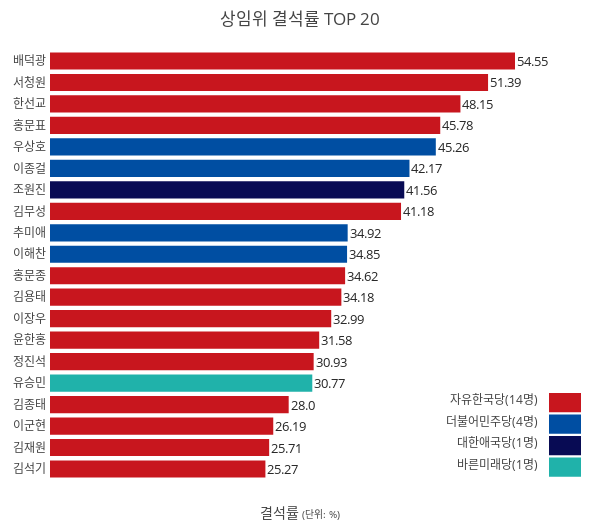

The cell this chart's notebook holds for it:
### Markdown cell above
### 결석률 TOP 20

### Code cell
chart_abs_20 = view_sort_by_abs_rate.head(20); chart_abs_20
chart_abs_20 = chart_abs_20.sort_values('결석률', ascending=True); chart_abs_20
chart_abs_20 = chart_abs_20[['의원', '결석률', '출석률', '정당', '선수', '특이사항']]; chart_abs_20
chart_abs_20['결석률'] = round(chart_abs_20['결석률'], 2); chart_abs_20
chart_abs_20['출석률'] = round(chart_abs_20['출석률'], 2); chart_abs_20
chart_abs_20 = chart_abs_20.fillna(''); chart_abs_20
chart_abs_20 = chart_abs_20.rename(columns={'선수': '당선횟수'}); chart_abs_20

hover0 = '당선횟수: ' + chart_abs_20['당선횟수'].astype(str)
hover1 = '출석률: ' + chart_abs_20['출석률'].astype(str)
hover2 = '특이사항: ' + chart_abs_20['특이사항'].astype(str)
hovertext = get_hovertext_list(chart_abs_20['정당'], hover0, hover1, hover2)

party_color = get_party_color_dict(chart_abs_20['정당'])
trace = dict(
    type='bar',
    x=chart_abs_20['결석률'],
    y=chart_abs_20['의원'],
    orientation='h',
    marker=party_color,
    hoverinfo='text',
    hovertext=hovertext,
)
annotations = [make_annotation(x, y) for x, y in zip(chart_abs_20['결석률'], chart_abs_20['의원'])]
legend_text = get_legend_text_party(chart_abs_20['정당'], y_start=0.162, x=0.98)
annotations.extend(legend_text)
shapes = get_legend_rect_party(chart_abs_20['정당'], rect_width=0.06, y_start=0.2, x0=1)
layout = dict(
    title='상임위 결석률 TOP 20',
    height=530,
    width=600,
    margin=dict(
        pad=2.5,
        t=50,r=50,b=50,l=50,
    ),
    annotations=annotations,
    shapes=shapes,
    xaxis=dict(
        title='결석률<span style="font-size:0.7em"> (단위: %)</span>',
        showticklabels=False,
        zeroline=False,
        fixedrange=True,
        showgrid=False,
    ),
    yaxis=dict(
        fixedrange=True,
    ),
)
data = [trace]
fig_1_abs_rate = dict(data=data, layout=layout)
off.iplot(fig_1_abs_rate)

### Figure 1 — Plotly figure (JSON) as saved in the notebook; plotly's stock layout.template omitted (floating-point values rounded to 4 significant figures)
{"data": [{"hoverinfo": "text", "hovertext": ["자유한국당<br>당선횟수: 1<br>출석률: 68.13<br>특이사항: ", "자유한국당<br>당선횟수: 2<br>출석률: 68.57<br>특이사항: ", "자유한국당<br>당선횟수: 4<br>출석률: 72.62<br>특이사항: ", "자유한국당<br>당선횟수: 2<br>출석률: 72.0<br>특이사항: 상실, 선거법위반, 당시 새누리당", "바른미래당<br>당선횟수: 4<br>출석률: 69.23<br>특이사항: ", "자유한국당<br>당선횟수: 4<br>출석률: 69.07<br>특이사항: ", "자유한국당<br>당선횟수: 1<br>출석률: 68.42<br>특이사항: ", "자유한국당<br>당선횟수: 2<br>출석률: 67.01<br>특이사항: ", "자유한국당<br>당선횟수: 3<br>출석률: 64.56<br>특이사항: ", "자유한국당<br>당선횟수: 4<br>출석률: 61.54<br>특이사항: ", "더불어민주당<br>당선횟수: 7<br>출석률: 65.15<br>특이사항: ", "더불어민주당<br>당선횟수: 5<br>출석률: 25.4<br>특이사항: ", "자유한국당<br>당선횟수: 6<br>출석률: 58.82<br>특이사항: ", "대한애국당<br>당선횟수: 3<br>출석률: 57.14<br>특이사항: ", "더불어민주당<br>당선횟수: 5<br>출석률: 56.63<br>특이사항: ", "더불어민주당<br>당선횟수: 3<br>출석률: 53.68<br>특이사항: ", "자유한국당<br>당선횟수: 3<br>출석률: 54.22<br>특이사항: ", "자유한국당<br>당선횟수: 4<br>출석률: 51.85<br>특이사항: ", "자유한국당<br>당선횟수: 8<br>출석률: 48.61<br>특이사항: ", "자유한국당<br>당선횟수: 2<br>출석률: 43.94<br>특이사항: 사퇴, 엘시티게이트"], "marker": {"color": ["#C8161E", "#C8161E", "#C8161E", "#C8161E", "#20B2AA", "#C8161E", "#C8161E", "#C8161E", "#C8161E", "#C8161E", "#004EA2", "#004EA2", "#C8161E", "#080B54", "#004EA2", "#004EA2", "#C8161E", "#C8161E", "#C8161E", "#C8161E"]}, "orientation": "h", "type": "bar", "x": [25.27, 25.71, 26.19, 28, 30.77, 30.93, 31.58, 32.99, 34.18, 34.62, 34.85, 34.92, 41.18, 41.56, 42.17, 45.26, 45.78, 48.15, 51.39, 54.55], "y": ["김석기", "김재원", "이군현", "김종태", "유승민", "정진석", "윤한홍", "이장우", "김용태", "홍문종", "이해찬", "추미애", "김무성", "조원진", "이종걸", "우상호", "홍문표", "한선교", "서청원", "배덕광"]}], "layout": {"annotations": [{"font": {"color": "#262626", "size": 13}, "showarrow": false, "text": "25.27", "x": 25.27, "xanchor": "left", "xref": "x", "y": "김석기", "yanchor": "auto", "yref": "y"}, {"font": {"color": "#262626", "size": 13}, "showarrow": false, "text": "25.71", "x": 25.71, "xanchor": "left", "xref": "x", "y": "김재원", "yanchor": "auto", "yref": "y"}, {"font": {"color": "#262626", "size": 13}, "showarrow": false, "text": "26.19", "x": 26.19, "xanchor": "left", "xref": "x", "y": "이군현", "yanchor": "auto", "yref": "y"}, {"font": {"color": "#262626", "size": 13}, "showarrow": false, "text": "28.0", "x": 28, "xanchor": "left", "xref": "x", "y": "김종태", "yanchor": "auto", "yref": "y"}, {"font": {"color": "#262626", "size": 13}, "showarrow": false, "text": "30.77", "x": 30.77, "xanchor": "left", "xref": "x", "y": "유승민", "yanchor": "auto", "yref": "y"}, {"font": {"color": "#262626", "size": 13}, "showarrow": false, "text": "30.93", "x": 30.93, "xanchor": "left", "xref": "x", "y": "정진석", "yanchor": "auto", "yref": "y"}, {"font": {"color": "#262626", "size": 13}, "showarrow": false, "text": "31.58", "x": 31.58, "xanchor": "left", "xref": "x", "y": "윤한홍", "yanchor": "auto", "yref": "y"}, {"font": {"color": "#262626", "size": 13}, "showarrow": false, "text": "32.99", "x": 32.99, "xanchor": "left", "xref": "x", "y": "이장우", "yanchor": "auto", "yref": "y"}, {"font": {"color": "#262626", "size": 13}, "showarrow": false, "text": "34.18", "x": 34.18, "xanchor": "left", "xref": "x", "y": "김용태", "yanchor": "auto", "yref": "y"}, {"font": {"color": "#262626", "size": 13}, "showarrow": false, "text": "34.62", "x": 34.62, "xanchor": "left", "xref": "x", "y": "홍문종", "yanchor": "auto", "yref": "y"}, {"font": {"color": "#262626", "size": 13}, "showarrow": false, "text": "34.85", "x": 34.85, "xanchor": "left", "xref": "x", "y": "이해찬", "yanchor": "auto", "yref": "y"}, {"font": {"color": "#262626", "size": 13}, "showarrow": false, "text": "34.92", "x": 34.92, "xanchor": "left", "xref": "x", "y": "추미애", "yanchor": "auto", "yref": "y"}, {"font": {"color": "#262626", "size": 13}, "showarrow": false, "text": "41.18", "x": 41.18, "xanchor": "left", "xref": "x", "y": "김무성", "yanchor": "auto", "yref": "y"}, {"font": {"color": "#262626", "size": 13}, "showarrow": false, "text": "41.56", "x": 41.56, "xanchor": "left", "xref": "x", "y": "조원진", "yanchor": "auto", "yref": "y"}, {"font": {"color": "#262626", "size": 13}, "showarrow": false, "text": "42.17", "x": 42.17, "xanchor": "left", "xref": "x", "y": "이종걸", "yanchor": "auto", "yref": "y"}, {"font": {"color": "#262626", "size": 13}, "showarrow": false, "text": "45.26", "x": 45.26, "xanchor": "left", "xref": "x", "y": "우상호", "yanchor": "auto", "yref": "y"}, {"font": {"color": "#262626", "size": 13}, "showarrow": false, "text": "45.78", "x": 45.78, "xanchor": "left", "xref": "x", "y": "홍문표", "yanchor": "auto", "yref": "y"}, {"font": {"color": "#262626", "size": 13}, "showarrow": false, "text": "48.15", "x": 48.15, "xanchor": "left", "xref": "x", "y": "한선교", "yanchor": "auto", "yref": "y"}, {"font": {"color": "#262626", "size": 13}, "showarrow": false, "text": "51.39", "x": 51.39, "xanchor": "left", "xref": "x", "y": "서청원", "yanchor": "auto", "yref": "y"}, {"font": {"color": "#262626", "size": 13}, "showarrow": false, "text": "54.55", "x": 54.55, "xanchor": "left", "xref": "x", "y": "배덕광", "yanchor": "auto", "yref": "y"}, {"showarrow": false, "text": "자유한국당(14명)", "x": 0.98, "xref": "paper", "y": 0.162, "yref": "paper"}, {"showarrow": false, "text": "더불어민주당(4명)", "x": 0.98, "xref": "paper", "y": 0.112, "yref": "paper"}, {"showarrow": false, "text": "대한애국당(1명)", "x": 0.98, "xref": "paper", "y": 0.062, "yref": "paper"}, {"showarrow": false, "text": "바른미래당(1명)", "x": 0.98, "xref": "paper", "y": 0.012, "yref": "paper"}], "height": 530, "margin": {"b": 50, "l": 50, "pad": 2.5, "r": 50, "t": 50}, "shapes": [{"fillcolor": "#C8161E", "line": {"color": "#C8161E"}, "type": "rect", "x0": 1, "x1": 1.06, "xref": "paper", "y0": 0.2, "y1": 0.16, "yref": "paper"}, {"fillcolor": "#004EA2", "line": {"color": "#004EA2"}, "type": "rect", "x0": 1, "x1": 1.06, "xref": "paper", "y0": 0.15, "y1": 0.11, "yref": "paper"}, {"fillcolor": "#080B54", "line": {"color": "#080B54"}, "type": "rect", "x0": 1, "x1": 1.06, "xref": "paper", "y0": 0.1, "y1": 0.06, "yref": "paper"}, {"fillcolor": "#20B2AA", "line": {"color": "#20B2AA"}, "type": "rect", "x0": 1, "x1": 1.06, "xref": "paper", "y0": 0.05, "y1": 0.01, "yref": "paper"}], "title": "상임위 결석률 TOP 20", "width": 600, "xaxis": {"fixedrange": true, "showgrid": false, "showticklabels": false, "title": "결석률<span style=\"font-size:0.7em\"> (단위: %)</span>", "zeroline": false}, "yaxis": {"fixedrange": true}}}
